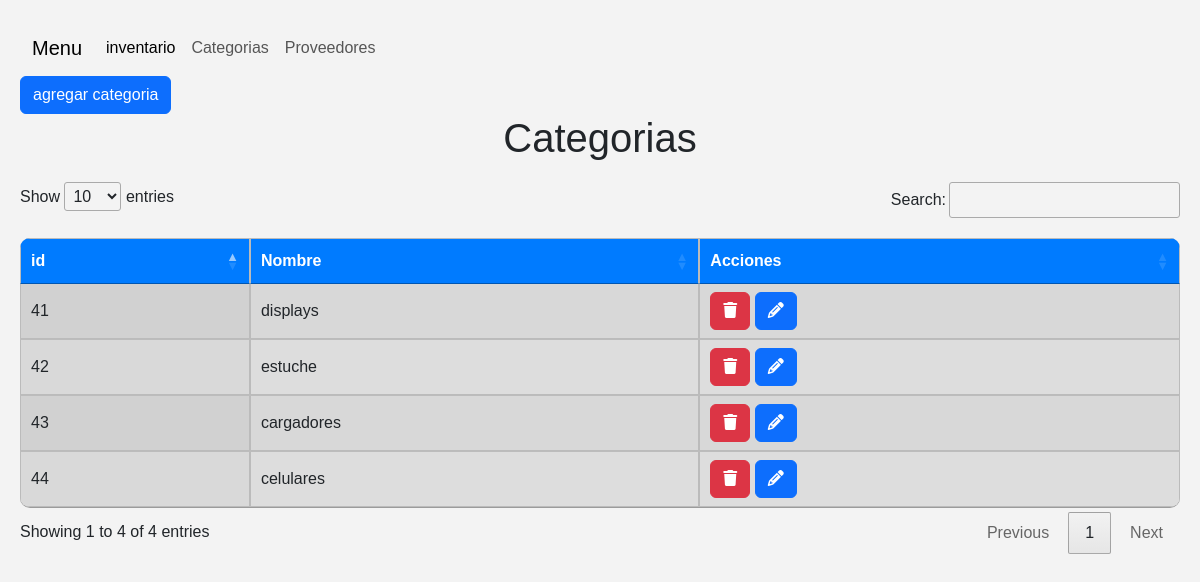
The page /categorys/ on the database as committed earlier.
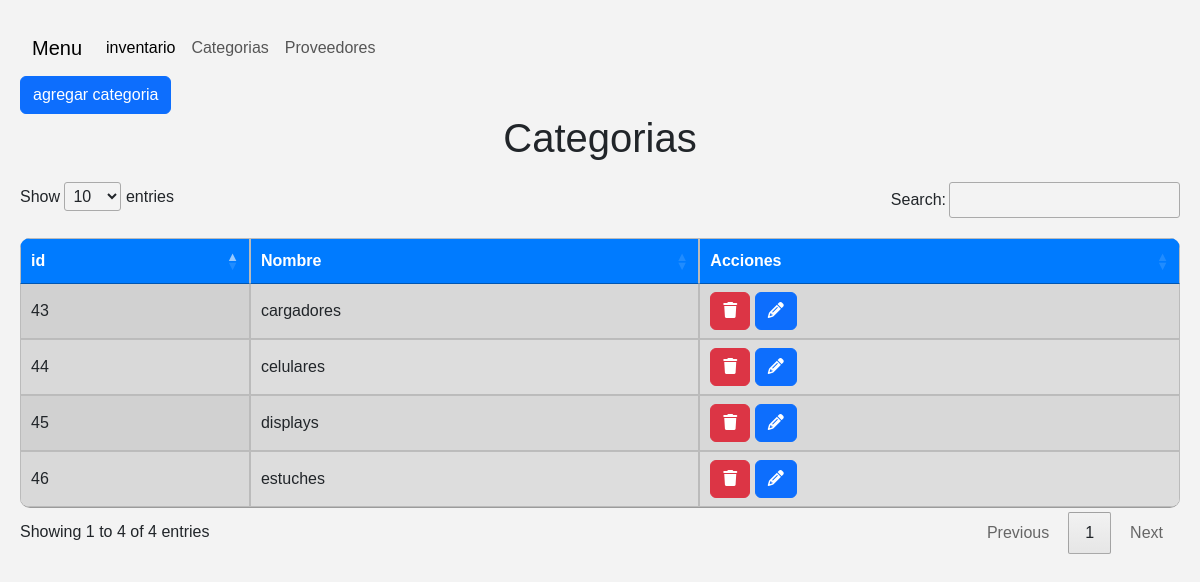
The same page on the database as committed later.
### inventario/models.py (models this page shows)
class Category(models.Model):
    name = models.CharField(max_length=50)
    status = models.BooleanField(default=True)

### inventario/views.py (the view)
# urls.py: path('categorys/', listCategorys, name='listCategorys'),
def listCategorys(request):
        categorys = Category.objects.filter(status=True)
        return render(request,'category.html', {
            'form': CategoryForms,
            'categorys': categorys
        })

### inventario/templates/category.html (shortened to what this page needs)
{% extends 'layout.html' %} {% block content %}
  <button type="button" class="btn btn-primary" data-bs-toggle="modal" data-bs-target="#exampleModal">
    agregar categoria
  </button>
  <h1>Categorias</h1>
    <table id="miTabla" class="display" style="width:100%">
        <thead>
            <tr>
              <th>id</th>
              <th>Nombre</th>
              <th>Acciones</th>
            </tr>
        </thead>
        <tbody>
          {% for category in categorys %}
          <tr>
            <td>{{ category.id }}</td>
            <td>{{ category.name }}</td>
              <form id="delete-form-1" action="{% url 'category_remove' category.id %}" method='POST'>
                <td><button type="button" class="btn btn-danger delete-button" data-form="delete-form-1"><i class="fa-solid fa-trash"></i></button>
              </form>
              <a type="button" class="btn btn-primary" href="{% url 'category_edit' category.id %}"><i class="fa-solid fa-pencil"></i></a>
          </tr>
        {% endfor %}
        </tbody>
    </table>
{% endblock %}

### inventario/templates/layout.html (shortened to what this page needs)
<!DOCTYPE html>
<html lang="en">
<head>
    <link href="https://cdn.jsdelivr.net/npm/bootstrap@5.3.1/dist/css/bootstrap.min.css" rel="stylesheet">
        <link rel="stylesheet" type="text/css" href="//cdn.datatables.net/1.13.6/css/jquery.dataTables.min.css">
</head>
<body>
    {% include 'partials/navbar.html' %}
    {% block content %}
    {% endblock %}
</body>
</html>

### inventario/templates/partials/navbar.html (shortened to what this page needs)
<nav class="navbar navbar-expand-lg bg-body-dark">
  <div class="container-fluid">
    <a class="navbar-brand" href="#">Menu</a>
    <div class="collapse navbar-collapse" id="navbarNavAltMarkup">
      <div class="navbar-nav">
        <a class="nav-link active" aria-current="page" href="/">inventario</a>
        <a class="nav-link" href="/categorys/">Categorias</a>
        <a class="nav-link" href="#">Proveedores</a>
      </div>
    </div>
  </div>
</nav>

### inventario/templates/layout.html (style rules this page uses)
body { font-family: Arial, sans-serif; margin: 20px; background-color: #f3f3f3; }
h1 { text-align: center; margin-bottom: 20px; }
table { width: 100%; border-collapse: collapse; background-color: #ddd; border-radius: 10px; overflow: hidden; }
th, td { padding: 10px; text-align: left; border: 1px solid #bbb; }
th { background-color: #007bff; color: #fff; font-weight: bold; }
tr:nth-child(even) { background-color: #f2f2f2; }

Rows that differ between the two databases and show on the page:
no longer on this page (row edited): Category: id "41", name "displays"
no longer on this page (row edited): Category: id "42", name "estuche"
added Category: id "45", name "displays"
added Category: id "46", name "estuches"
